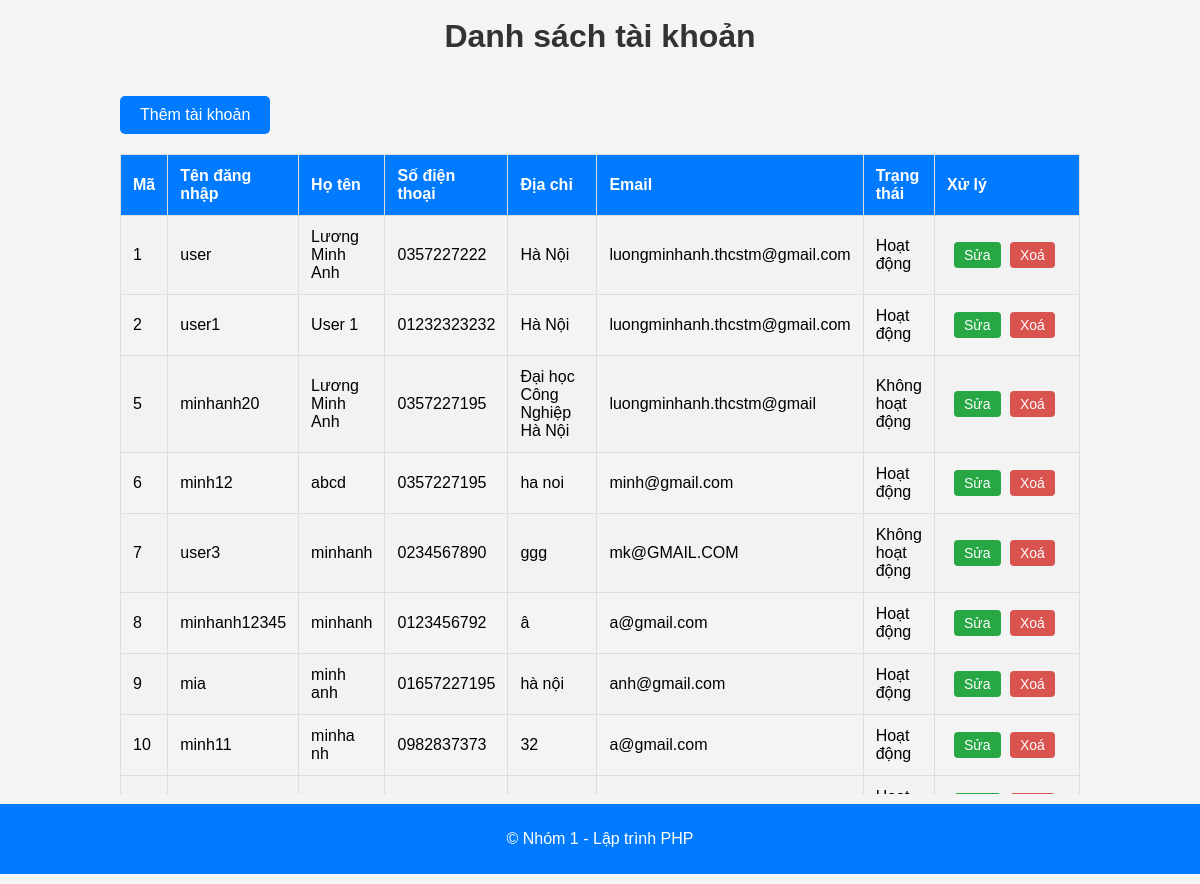
Page /Admin/Manage_Members/index.php (lower part) on the earlier database version.
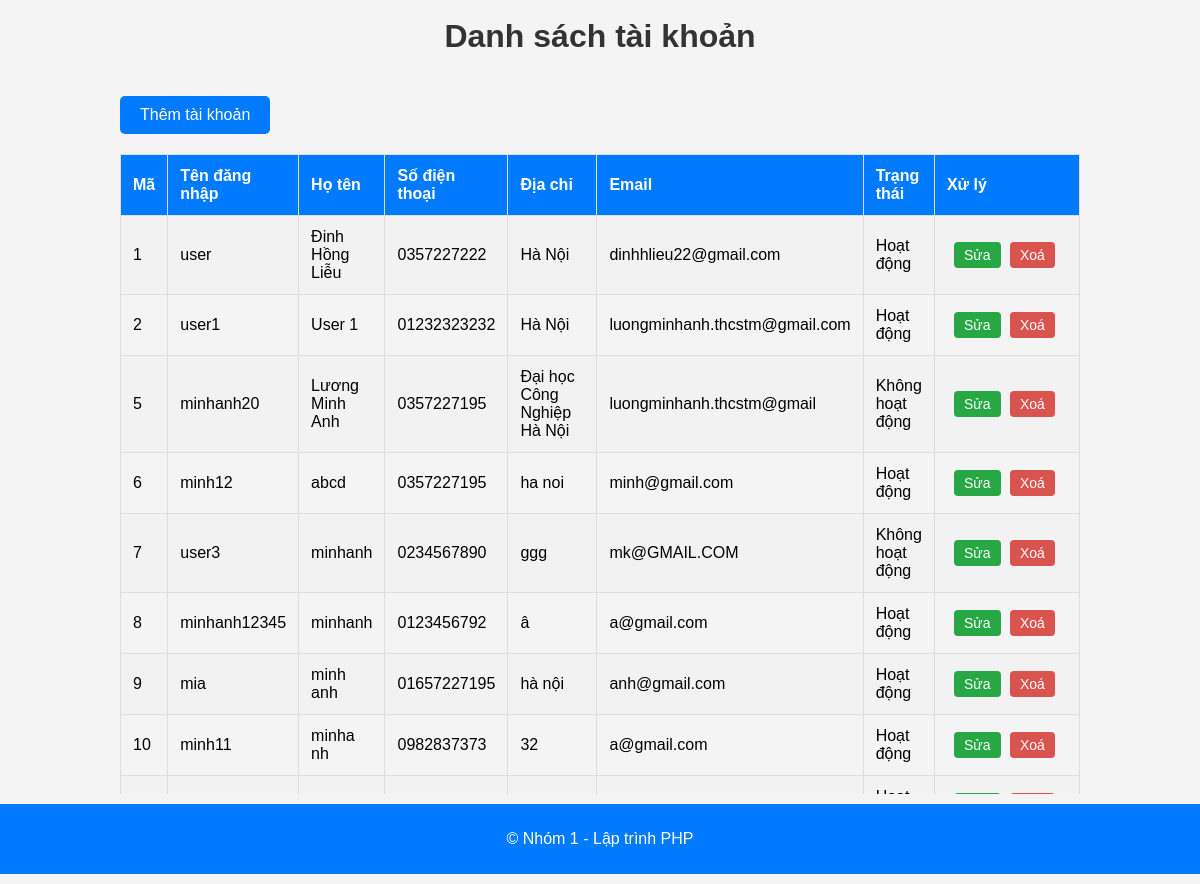
Same page on the later database version.
### tables this page shows
CREATE TABLE `member` (
  `id` int(11) NOT NULL,
  `username` varchar(20) NOT NULL,
  `password` varchar(32) NOT NULL,
  `fullname` varchar(50) NOT NULL,
  `phonenumber` varchar(11) NOT NULL,
  `address` varchar(100) NOT NULL,
  `email` varchar(50) NOT NULL,
  `status` tinyint(1) NOT NULL DEFAULT '1'
);

### conn_db.php (called while the page is built, shortened)
<?php
    function connectToDatabase(){
        $servername = 'localhost';
        $username = 'root';
        $password = '';
        $name_db = 'starbook_database';
        $conn = new mysqli($servername, $username, $password, $name_db);
        return $conn;
    }
    function queryDatabase($sql){
        $conn = connectToDatabase();
        $result = $conn->query($sql);
        $data = [];
        while ($row = $result->fetch_assoc()) {
            $data[] = $row;
        }
        return $data;
    }
?>

### Admin/Manage_Members/BaoTriMember_functions.php (called while the page is built, shortened)
<?php
require_once '../../conn_db.php';
class BaoTriMemberFunctions {
    public function getAllMembers() {
        $query = "SELECT * FROM member";
        return queryDatabase($query);
    }
}
?>

### Admin/Manage_Members/index.php (the view, shortened to what this page needs)
<!DOCTYPE html>
<html>
<head>
</head>
<body>
    <?php
    require_once 'BaoTriMember_functions.php';
    $memberFunctions = new BaoTriMemberFunctions();
    $members = $memberFunctions->getAllMembers();
    ?>
    <?php include "../Admin_dashboard/Header_Sidebar.php"?>
    <div class="container">
        <h1>Danh sách tài khoản</h1>
        <a href="add.php" class="add-btn">Thêm tài khoản</a>
        <div class="table-content">
            <table>
                <tr>
                    <th>Mã</th>
                    <th>Tên đăng nhập</th>
                    <th>Họ tên</th>
                    <th>Số điện thoại</th>
                    <th>Địa chỉ</th>
                    <th>Email</th>
                    <th>Trạng thái</th>
                    <th>Xử lý</th>
                </tr>
                <?php foreach ($members as $member) : ?>
                    <tr>
                        <td><?php echo $member['id']; ?></td>
                        <td><?php echo $member['username']; ?></td>
                        <td><?php echo $member['fullname']; ?></td>
                        <td><?php echo $member['phonenumber']; ?></td>
                        <td><?php echo $member['address']; ?></td>
                        <td><?php echo $member['email']; ?></td>
                        <td><?php echo $member['status'] ? 'Hoạt động' : 'Không hoạt động'; ?></td>
                        <td class="action-links">
                            <a href="edit.php?id=<?php echo $member['id']; ?>" class="edit">Sửa</a>
                            <a href="delete.php?id=<?php echo $member['id']; ?>" class="delete" onclick="return confirm('Bạn có chắc chắn muốn xoá tài khoản này không?')">Xoá</a>
                        </td>
                    </tr>
                <?php endforeach; ?>
            </table>
        </div>
    </div>
    <?php include "../Admin_dashboard/Footer.php"?>
</body>
</html>

### Admin/Admin_dashboard/Header_Sidebar.php (shortened to what this page needs)
<!DOCTYPE html>
<html lang="en">
<head>
</head>
<body>
</body>
</html>

### Admin/Admin_dashboard/Footer.php (shortened to what this page needs)
<!DOCTYPE html>
<html lang="en">
<head>
</head>
<body>
    <footer>
        <p>&copy; Nhóm 1 - Lập trình PHP</p>
    </footer>
</body>
</html>

### Admin/Manage_Members/index.php (style rules this page uses)
body { font-family: Arial, sans-serif; margin: 0; padding: 0; background-color: #f4f4f4; }
h1 { text-align: center; margin-top: 20px; color: #333; }
.container { width: 80%; margin: 0 auto; overflow: hidden; }
a.add-btn { display: inline-block; margin: 20px 0; padding: 10px 20px; background-color: #007bff; color: #fff; text-decoration: none; border-radius: 5px; transition: background-color 0.3s ease; }
table { width: 100%; border-collapse: collapse; margin-bottom: 20px; table-layout: auto; }
.table-content { max-height: 80vh; overflow-y: auto; }
table, th, td { border: 1px solid #ddd; }
th, td { padding: 12px; text-align: left; }
th { background-color: #007bff; color: white; }
tr:nth-child(even) { background-color: #f2f2f2; }
.action-links { white-space: nowrap; text-align: center; width: 140px; }
.action-links a { display: inline-block; margin-right: 5px; padding: 5px 10px; border-radius: 4px; text-decoration: none; font-size: 14px; }
.action-links .edit { background-color: #28a745; color: #fff; }
.action-links .delete { background-color: #d9534f; color: #fff; }

### Admin/Admin_dashboard/Footer.php (style rules this page uses)
footer { margin-top: 10px; background-color: #007bff; color: #fff; text-align: center; padding: 10px 0; clear: both; }

Differences in the rows shown:
changed member "user": fullname "Lương Minh Anh" → "Đinh Hồng Liễu"; email "luongminhanh.thcstm@gmail.com" → "dinhhlieu22@gmail.com"
